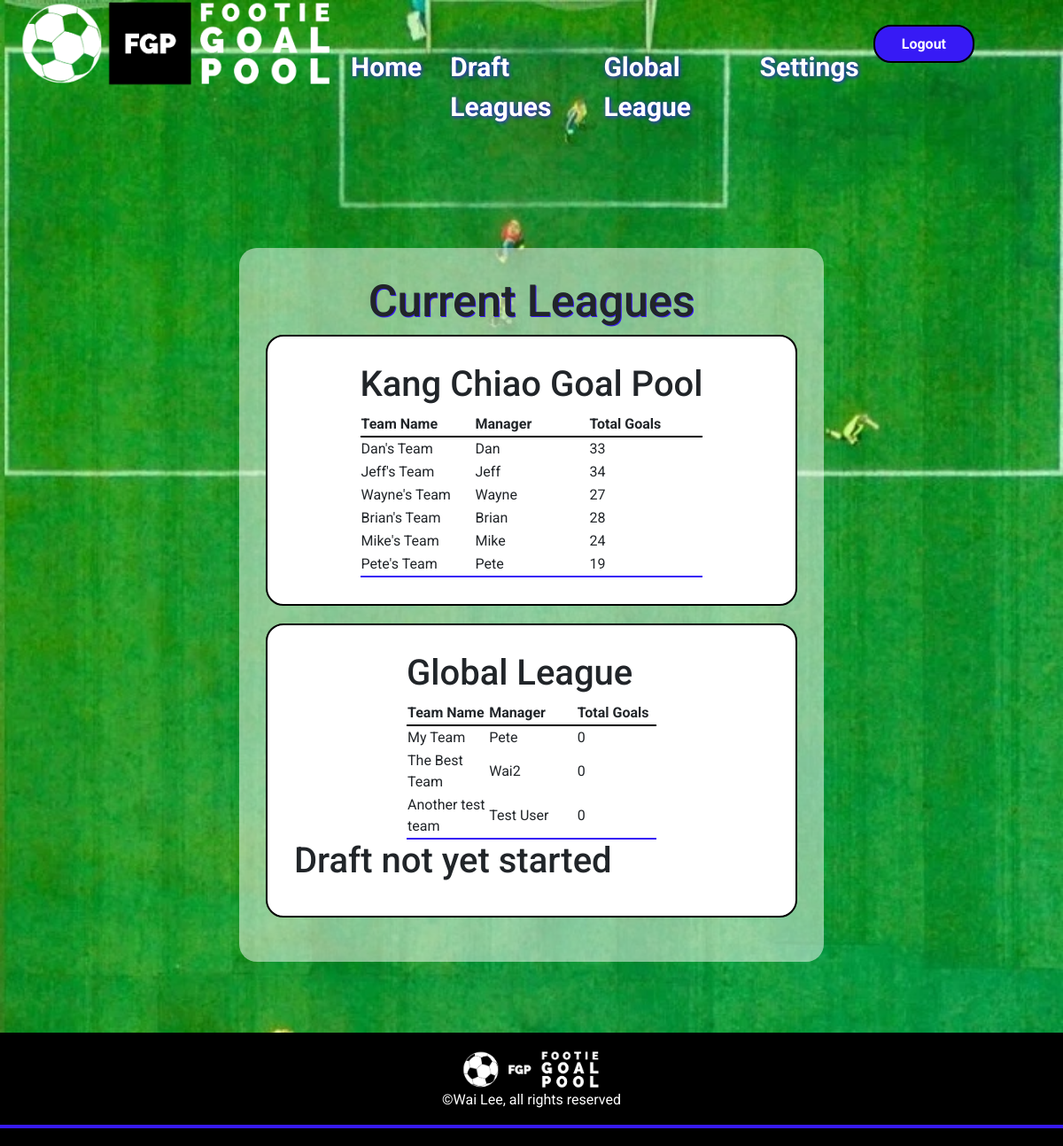
The page /leagueview (signed in) on the database its author committed.
### goalpoolapp/models.py (models this page shows, shortened)
class League(models.Model):
    teamlimit = models.IntegerField()
    leaguename = models.CharField(max_length=64)
    leaguecode = models.CharField(max_length = 10, blank=True, null=True)
    teamplayerslimit = models.IntegerField(validators=[MaxValueValidator(20), MinValueValidator(1)])
    transfersActivated = models.BooleanField(default=False)
    transfersAllowed = models.BooleanField(default=False)
    duplicatePlayersAllowed = models.BooleanField()
    admin = models.ForeignKey(User, on_delete=models.CASCADE, related_name="administratedleague")
    draftcomplete = models.BooleanField(default=False)
    draftstarted = models.BooleanField(default=False)
    draftposition = models.IntegerField(default=1)
    draftdecending = models.BooleanField(default=False)

class Team(models.Model):
    manager = models.ForeignKey(User, on_delete=models.CASCADE, related_name="managedteams")
    league = models.ForeignKey(League, on_delete=models.CASCADE, related_name="leagueteams")
    players = models.ManyToManyField(Player, related_name="teams", blank=True)
    provisionalplayers = models.ManyToManyField(Player, related_name="provisionalteams", blank=True)
    rank = models.IntegerField(default=1)
    teamname = models.CharField(max_length=64)
    totalgoals = models.IntegerField(default=0)
    draftnumber = models.IntegerField(blank=True, null=True)

class User(AbstractUser):
    pass

### goalpoolapp/views.py (the view)
# urls.py: path('leagueview', views.leagueview, name='leagueview'),
def leagueview(request):
    teams = Team.objects.filter(manager=request.user)
    leagues = League.objects.filter(leagueteams__in=teams)
    return render(request, 'goalpoolapp/leagueview.html', {
        "teams": teams,
        "leagues": leagues,
    })

### goalpoolapp/templates/goalpoolapp/leagueview.html (shortened to what this page needs)
{% extends "goalpoolapp/layout.html" %}
{% load static %}
{% block body %}
<div id="main-page-content-container">
    <div id="main-page-content">
        <h2>Current Leagues</h2>
        {% for league in leagues %}
            <div class="leaguecontainer">
                <div class="leaguetable">
                    <h3>{{ league.leaguename }}</h3>
                    <table>
                        <tr>
                            <th>Team Name</th>
                            <th>Manager</th>
                            <th>Total Goals</th>
                        </tr>
                        {% for team in league.leagueteams.all %}
                        <tr>
                            <td>{{ team.teamname }}</td>
                            <td>{{ team.manager }}</td>
                            <td>{{ team.totalgoals }}</td>
                        </tr>
                        {% endfor %}
                    </table>
                </div>
                <div class="leaguedetails">
                    {% if league.draftstarted == False %}
                        <h3>Draft not yet started</h3>
                    {% endif %}
                </div>
            </div>
        {% endfor %}
    </div>
</div>
{% endblock %}

### goalpoolapp/static/goalpoolapp/styles.css (style rules this page uses)
* { font-family: 'Roboto', sans-serif; }
h2 { font-size: 50px; text-shadow: 1px 1px #371af5; }
h3 { font-size: 40px; }
body { min-height: 100vh; display: flex; flex-direction: column; }
th { width: 20%; border-bottom: solid black 2px; }
tr { height: 20px; }
#main-page-content-container { display: flex; flex-direction: column; align-items: center; padding: 30px; }
#main-page-content { max-width: 1200px; background-color: #FFFFFF80; display: flex; flex-direction: column; align-items: center; padding: 30px; margin-top: 250px; border-radius: 20px; }
.leaguecontainer { margin: 0 10% 20px; display: flex; flex-direction: column; align-items: center; width: 600px; border: black solid 2px; border-radius: 20px; padding: 30px; background-color: white; -webkit-border-radius: 20px; -moz-border-radius: 20px; -ms-border-radius: 20px; -o-border-radius: 20px; }
.leaguetable { border-bottom: #371af5 solid 2px; }
.leaguedetails { width: 100%; }

### rows shown on the page
League: leaguename "Kang Chiao Goal Pool"
Team: teamname "Dan's Team", manager "Dan", totalgoals "33"
Team: teamname "Jeff's Team", manager "Jeff", totalgoals "34"
Team: teamname "Wayne's Team", manager "Wayne", totalgoals "27"
Team: teamname "Brian's Team", manager "Brian", totalgoals "28"
Team: teamname "Mike's Team", manager "Mike", totalgoals "24"
Team: teamname "Pete's Team", manager "Pete", totalgoals "19"
League: leaguename "Global League", draftstarted "Draft not yet started"
Team: teamname "My Team", manager "Pete", totalgoals "0"
Team: teamname "The Best Team", manager "Wai2", totalgoals "0"
Team: teamname "Another test team", manager "Test User", totalgoals "0"
